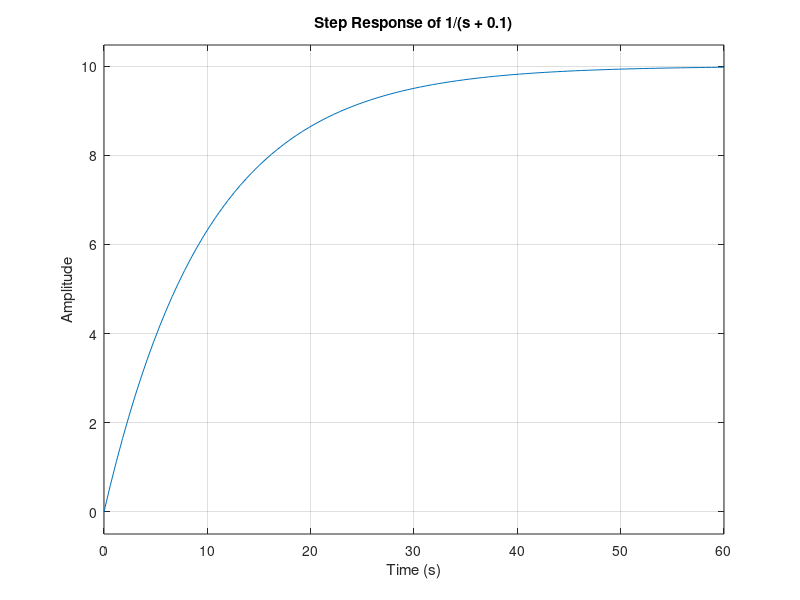

MATLAB code for this plot: (Note: this script raises an error after producing the figure.)
%  C(s)/R(s) = 1 / (s + 0.1)
clc;            % Clear command window
clear;          % Clear workspace
close all;      % Close all figure windows

%% Define the Transfer Function
num = 1;                 % Numerator
den = [1 0.1];           % Denominator [s + 0.1]
sys = tf(num, den);      % Create a transfer function model

%% (a) Step Response
figure('Name','(a) Step Response');
step(sys);
title('Step Response of 1/(s + 0.1)');
xlabel('Time (s)');
ylabel('Amplitude');
grid on;

% Compute and display step-response characteristics
stepInfo = stepinfo(sys);
disp('--- (a) Step Response Information ---');
disp(stepInfo);
fprintf('Settling Time (approx.): %.4f s\n', stepInfo.SettlingTime);